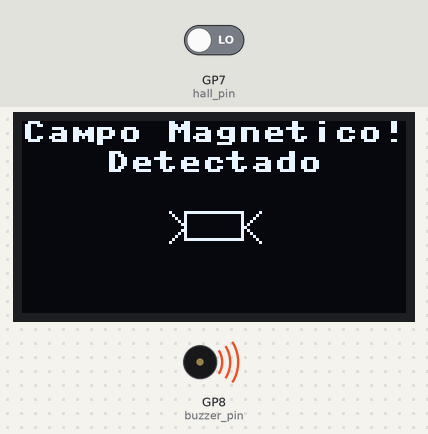
The program below on a simulated Raspberry Pi Pico running MicroPython. Shown: 128×64 one-colour display, buzzer (waves = sounding). Inputs (shaded band) come from the test bench; at power-on: GP7 (hall_pin) LOW.

Above: at 1.4 s.
1.5 s: GP7 (hall_pin) driven HIGH
At 1.84 s:
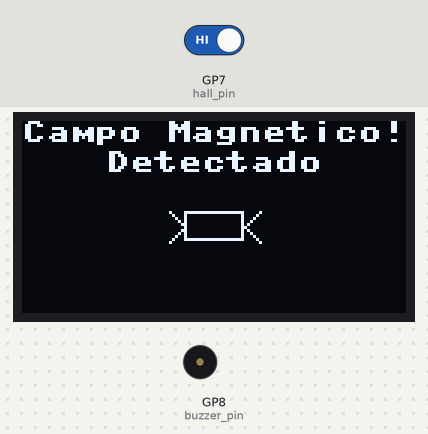
At 2.5 s:
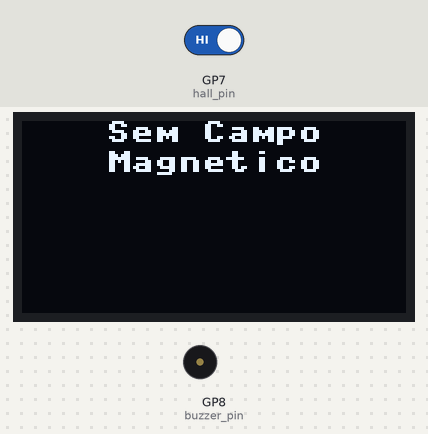
Timing chart, 0 to 4.5 s (numbered marks = the images above; inputs shaded):
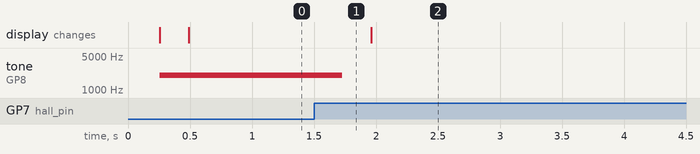

The program:

Codigo_para_display.py
```python
from machine import Pin, I2C, PWM
import utime
from ssd1306 import SSD1306_I2C

# Pinos para o sensor Hall e o buzzer
hall_pin = Pin(7, Pin.IN)  # GPIO 7 para o sensor Hall
buzzer_pin = Pin(8)  # GPIO 8 para o buzzer
buzzer_pwm = PWM(buzzer_pin)
buzzer_pwm.freq(2000)  # Frequência do buzzer

# Display OLED
i2c = I2C(0, sda=Pin(16), scl=Pin(17), freq=40000)
oled = SSD1306_I2C(128, 64, i2c)

def centralizar_texto(texto, linha, largura_fonte=8):
    largura_texto = len(texto) * largura_fonte
    x = max(0, (oled.width - largura_texto) // 2)
    oled.text(texto, x, linha)

def desenhar_ima():
    oled.rect(54, 30, 20, 10, 1)  # Corpo do ímã
    oled.line(54, 35, 49, 30, 1)  # Lado esquerdo do ímã
    oled.line(54, 35, 49, 40, 1)  # Lado esquerdo do ímã
    oled.line(74, 35, 79, 30, 1)  # Lado direito do ímã
    oled.line(74, 35, 79, 40, 1)  # Lado direito do ímã

def ler_sensor_hall():
    return hall_pin.value()

def exibir_mensagem(magnetico):
    oled.fill(0)  # Limpa o display
    if magnetico:
        centralizar_texto("Campo Magnetico!", 0)
        centralizar_texto("Detectado", 10)
        desenhar_ima()  # Desenha o ímã
        buzzer_pwm.duty_u16(32768)  # Ativa o buzzer com 50% de duty cycle
    else:
        centralizar_texto("Sem Campo", 0)
        centralizar_texto("Magnetico", 10)
        buzzer_pwm.duty_u16(0)  # Desativa o buzzer

    oled.show()

while True:
    magnetico = ler_sensor_hall() == 0
    exibir_mensagem(magnetico)
    utime.sleep(0.5)  # Intervalo para leitura do sensor
```

Measured:
- after the input at 1.5 s, tone on GP8 (buzzer_pin): 2000 Hz → silent after 0.23 s
